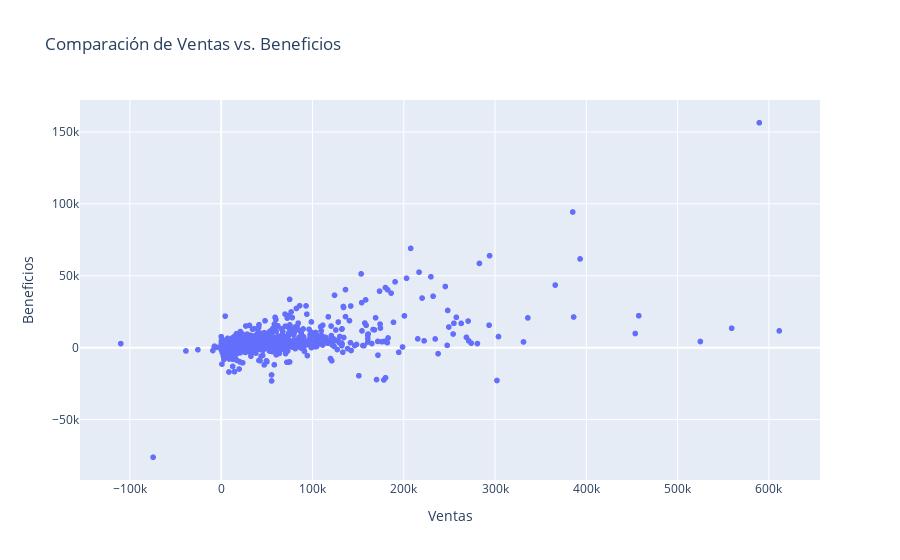

The cell this chart's notebook holds for it:
### Markdown cell above
***Visualizaciones***

### Code cell
# Concatenar los DataFrames df_2021 y df_2023 para crear un DataFrame combinado
combined_df = pd.concat([df_2021, df_2023])

# Crear un gráfico de dispersión con Plotly Express (px)
fig = px.scatter(
    combined_df, x='ventas', y='beneficios', 
    # text='empresa',  # Puedes incluir etiquetas de texto, pero está comentado
    title='Comparación de Ventas vs. Beneficios',
    labels={'ventas': 'Ventas', 'beneficios': 'Beneficios'},
    template='plotly',  # Utilizar el estilo de diseño 'plotly'
    hover_data=["empresa"]  # Mostrar información adicional al pasar el mouse sobre los puntos
)

# Mostrar el gráfico
fig.show()

### Figure 1 — Plotly figure (JSON) as saved in the notebook; plotly's stock layout.template omitted (floating-point values rounded to 4 significant figures; data arrays with more than 128 entries replaced by an {"elided": "..."} marker saying what was removed)
{"data": [{"customdata": {"elided": "4000x1 str values"}, "hovertemplate": "Ventas=%{x}<br>Beneficios=%{y}<br>empresa=%{customdata[0]}<extra></extra>", "legendgroup": "", "marker": {"color": "#636efa", "symbol": "circle"}, "mode": "markers", "name": "", "showlegend": false, "type": "scattergl", "x": {"elided": "4000 int values"}, "xaxis": "x", "y": {"elided": "4000 float values"}, "yaxis": "y"}], "layout": {"legend": {"tracegroupgap": 0}, "title": {"text": "Comparación de Ventas vs. Beneficios"}, "xaxis": {"anchor": "y", "domain": [0, 1], "title": {"text": "Ventas"}}, "yaxis": {"anchor": "x", "domain": [0, 1], "title": {"text": "Beneficios"}}}}
